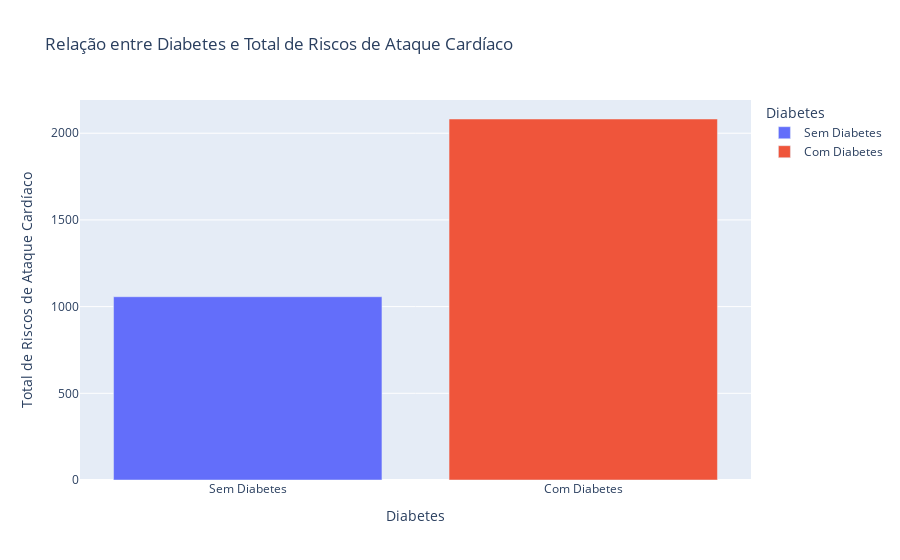
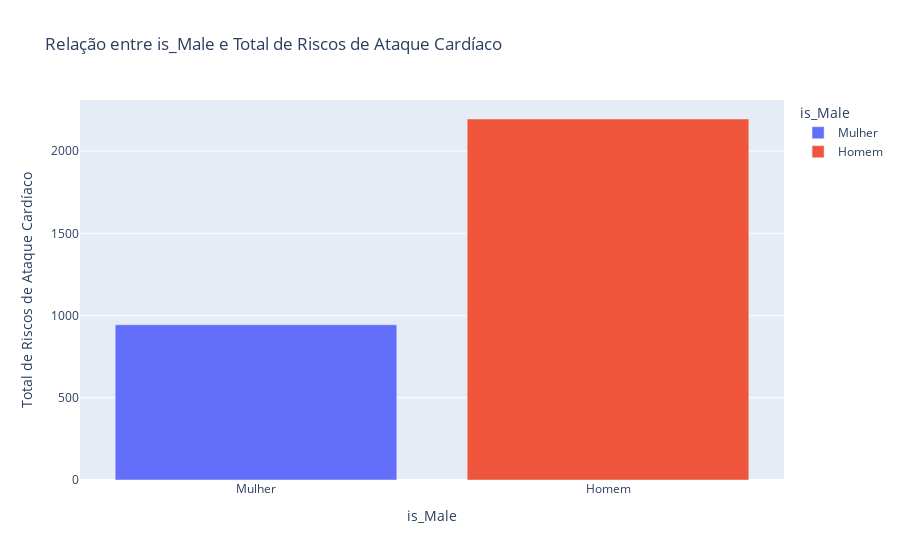
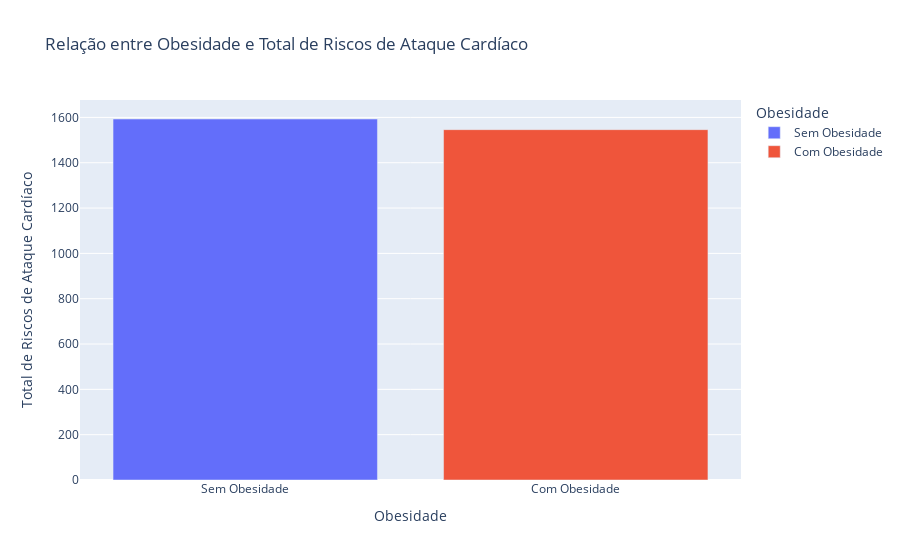
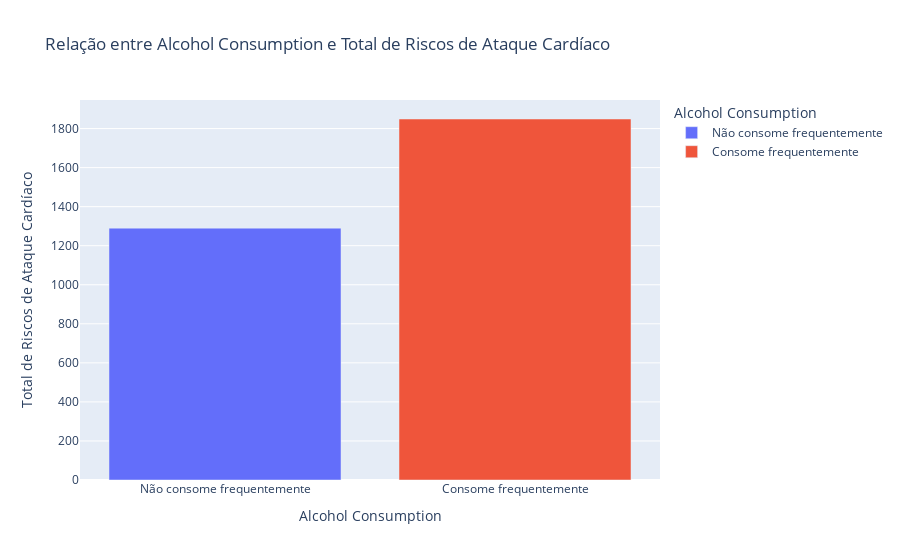

The notebook cell saved with these charts, in order:
### Code cell
def plot_heart_risk_sum_by_condition(df, condition, condition_label, labels_dict):
    grouped = df.groupby(condition)['Heart Attack Risk'].sum().reset_index(name='Total Heart Attack Risk')
    
    grouped[condition] = grouped[condition].map(labels_dict)
    
    fig = px.bar(
        grouped,
        x=condition,
        color=condition,
        y='Total Heart Attack Risk',
        labels={
            condition: condition_label, 
            'Total Heart Attack Risk': 'Total de Riscos de Ataque Cardíaco'
        },
        title=f'Relação entre {condition_label} e Total de Riscos de Ataque Cardíaco'
    )
    fig.show()

# Dicionários de labels para 0 e 1 em cada condição
diabetes_labels = {0: 'Sem Diabetes', 1: 'Com Diabetes'}
obesity_labels = {0: 'Sem Obesidade', 1: 'Com Obesidade'}
medication_labels = {0: 'Sem Uso de Medicação', 1: 'Com Uso de Medicação'}
smoking_labels = {0: 'Não Fumante', 1: 'Fumante'}
familiar_labels = {0: 'Não tem historico', 1: 'Possui historico'}
gender_labels = {0: 'Mulher', 1: 'Homem'}
alcohol_labels = {0: 'Não consome frequentemente', 1: 'Consome frequentemente'}

# Gerando gráficos para cada condição com suas labels
plot_heart_risk_sum_by_condition(df, 'Diabetes', 'Diabetes', diabetes_labels)
plot_heart_risk_sum_by_condition(df, 'is_Male', 'is_Male', gender_labels)
plot_heart_risk_sum_by_condition(df, 'Obesity', 'Obesidade', obesity_labels)
plot_heart_risk_sum_by_condition(df, 'Alcohol Consumption', 'Alcohol Consumption', alcohol_labels)

### Figure 1 — Plotly figure (JSON) as saved in the notebook; plotly's stock layout.template omitted (floating-point values rounded to 4 significant figures)
{"data": [{"alignmentgroup": "True", "hovertemplate": "Diabetes=%{x}<br>Total de Riscos de Ataque Cardíaco=%{y}<extra></extra>", "legendgroup": "Sem Diabetes", "marker": {"color": "#636efa", "pattern": {"shape": ""}}, "name": "Sem Diabetes", "offsetgroup": "Sem Diabetes", "orientation": "v", "showlegend": true, "textposition": "auto", "type": "bar", "x": ["Sem Diabetes"], "xaxis": "x", "y": [1057], "yaxis": "y"}, {"alignmentgroup": "True", "hovertemplate": "Diabetes=%{x}<br>Total de Riscos de Ataque Cardíaco=%{y}<extra></extra>", "legendgroup": "Com Diabetes", "marker": {"color": "#EF553B", "pattern": {"shape": ""}}, "name": "Com Diabetes", "offsetgroup": "Com Diabetes", "orientation": "v", "showlegend": true, "textposition": "auto", "type": "bar", "x": ["Com Diabetes"], "xaxis": "x", "y": [2082], "yaxis": "y"}], "layout": {"autosize": true, "barmode": "relative", "legend": {"title": {"text": "Diabetes"}, "tracegroupgap": 0}, "title": {"text": "Relação entre Diabetes e Total de Riscos de Ataque Cardíaco"}, "xaxis": {"anchor": "y", "autorange": true, "categoryarray": ["Sem Diabetes", "Com Diabetes"], "categoryorder": "array", "domain": [0, 1], "range": [-0.5, 1.5], "title": {"text": "Diabetes"}, "type": "category"}, "yaxis": {"anchor": "x", "autorange": true, "domain": [0, 1], "range": [0, 2192.0], "title": {"text": "Total de Riscos de Ataque Cardíaco"}, "type": "linear"}}}

### Figure 2 — Plotly figure (JSON) as saved in the notebook; plotly's stock layout.template omitted (floating-point values rounded to 4 significant figures)
{"data": [{"alignmentgroup": "True", "hovertemplate": "is_Male=%{x}<br>Total de Riscos de Ataque Cardíaco=%{y}<extra></extra>", "legendgroup": "Mulher", "marker": {"color": "#636efa", "pattern": {"shape": ""}}, "name": "Mulher", "offsetgroup": "Mulher", "orientation": "v", "showlegend": true, "textposition": "auto", "type": "bar", "x": ["Mulher"], "xaxis": "x", "y": [944], "yaxis": "y"}, {"alignmentgroup": "True", "hovertemplate": "is_Male=%{x}<br>Total de Riscos de Ataque Cardíaco=%{y}<extra></extra>", "legendgroup": "Homem", "marker": {"color": "#EF553B", "pattern": {"shape": ""}}, "name": "Homem", "offsetgroup": "Homem", "orientation": "v", "showlegend": true, "textposition": "auto", "type": "bar", "x": ["Homem"], "xaxis": "x", "y": [2195], "yaxis": "y"}], "layout": {"autosize": true, "barmode": "relative", "legend": {"title": {"text": "is_Male"}, "tracegroupgap": 0}, "title": {"text": "Relação entre is_Male e Total de Riscos de Ataque Cardíaco"}, "xaxis": {"anchor": "y", "autorange": true, "categoryarray": ["Mulher", "Homem"], "categoryorder": "array", "domain": [0, 1], "range": [-0.5, 1.5], "title": {"text": "is_Male"}, "type": "category"}, "yaxis": {"anchor": "x", "autorange": true, "domain": [0, 1], "range": [0, 2311.0], "title": {"text": "Total de Riscos de Ataque Cardíaco"}, "type": "linear"}}}

### Figure 3 — Plotly figure (JSON) as saved in the notebook; plotly's stock layout.template omitted (floating-point values rounded to 4 significant figures)
{"data": [{"alignmentgroup": "True", "hovertemplate": "Obesidade=%{x}<br>Total de Riscos de Ataque Cardíaco=%{y}<extra></extra>", "legendgroup": "Sem Obesidade", "marker": {"color": "#636efa", "pattern": {"shape": ""}}, "name": "Sem Obesidade", "offsetgroup": "Sem Obesidade", "orientation": "v", "showlegend": true, "textposition": "auto", "type": "bar", "x": ["Sem Obesidade"], "xaxis": "x", "y": [1593], "yaxis": "y"}, {"alignmentgroup": "True", "hovertemplate": "Obesidade=%{x}<br>Total de Riscos de Ataque Cardíaco=%{y}<extra></extra>", "legendgroup": "Com Obesidade", "marker": {"color": "#EF553B", "pattern": {"shape": ""}}, "name": "Com Obesidade", "offsetgroup": "Com Obesidade", "orientation": "v", "showlegend": true, "textposition": "auto", "type": "bar", "x": ["Com Obesidade"], "xaxis": "x", "y": [1546], "yaxis": "y"}], "layout": {"autosize": true, "barmode": "relative", "legend": {"title": {"text": "Obesidade"}, "tracegroupgap": 0}, "title": {"text": "Relação entre Obesidade e Total de Riscos de Ataque Cardíaco"}, "xaxis": {"anchor": "y", "autorange": true, "categoryarray": ["Sem Obesidade", "Com Obesidade"], "categoryorder": "array", "domain": [0, 1], "range": [-0.5, 1.5], "title": {"text": "Obesidade"}, "type": "category"}, "yaxis": {"anchor": "x", "autorange": true, "domain": [0, 1], "range": [0, 1677.0], "title": {"text": "Total de Riscos de Ataque Cardíaco"}, "type": "linear"}}}

### Figure 4 — Plotly figure (JSON) as saved in the notebook; plotly's stock layout.template omitted (floating-point values rounded to 4 significant figures)
{"data": [{"alignmentgroup": "True", "hovertemplate": "Alcohol Consumption=%{x}<br>Total de Riscos de Ataque Cardíaco=%{y}<extra></extra>", "legendgroup": "Não consome frequentemente", "marker": {"color": "#636efa", "pattern": {"shape": ""}}, "name": "Não consome frequentemente", "offsetgroup": "Não consome frequentemente", "orientation": "v", "showlegend": true, "textposition": "auto", "type": "bar", "x": ["Não consome frequentemente"], "xaxis": "x", "y": [1290], "yaxis": "y"}, {"alignmentgroup": "True", "hovertemplate": "Alcohol Consumption=%{x}<br>Total de Riscos de Ataque Cardíaco=%{y}<extra></extra>", "legendgroup": "Consome frequentemente", "marker": {"color": "#EF553B", "pattern": {"shape": ""}}, "name": "Consome frequentemente", "offsetgroup": "Consome frequentemente", "orientation": "v", "showlegend": true, "textposition": "auto", "type": "bar", "x": ["Consome frequentemente"], "xaxis": "x", "y": [1849], "yaxis": "y"}], "layout": {"autosize": true, "barmode": "relative", "legend": {"title": {"text": "Alcohol Consumption"}, "tracegroupgap": 0}, "title": {"text": "Relação entre Alcohol Consumption e Total de Riscos de Ataque Cardíaco"}, "xaxis": {"anchor": "y", "autorange": true, "categoryarray": ["Não consome frequentemente", "Consome frequentemente"], "categoryorder": "array", "domain": [0, 1], "range": [-0.5, 1.5], "title": {"text": "Alcohol Consumption"}, "type": "category"}, "yaxis": {"anchor": "x", "autorange": true, "domain": [0, 1], "range": [0, 1946.0], "title": {"text": "Total de Riscos de Ataque Cardíaco"}, "type": "linear"}}}
